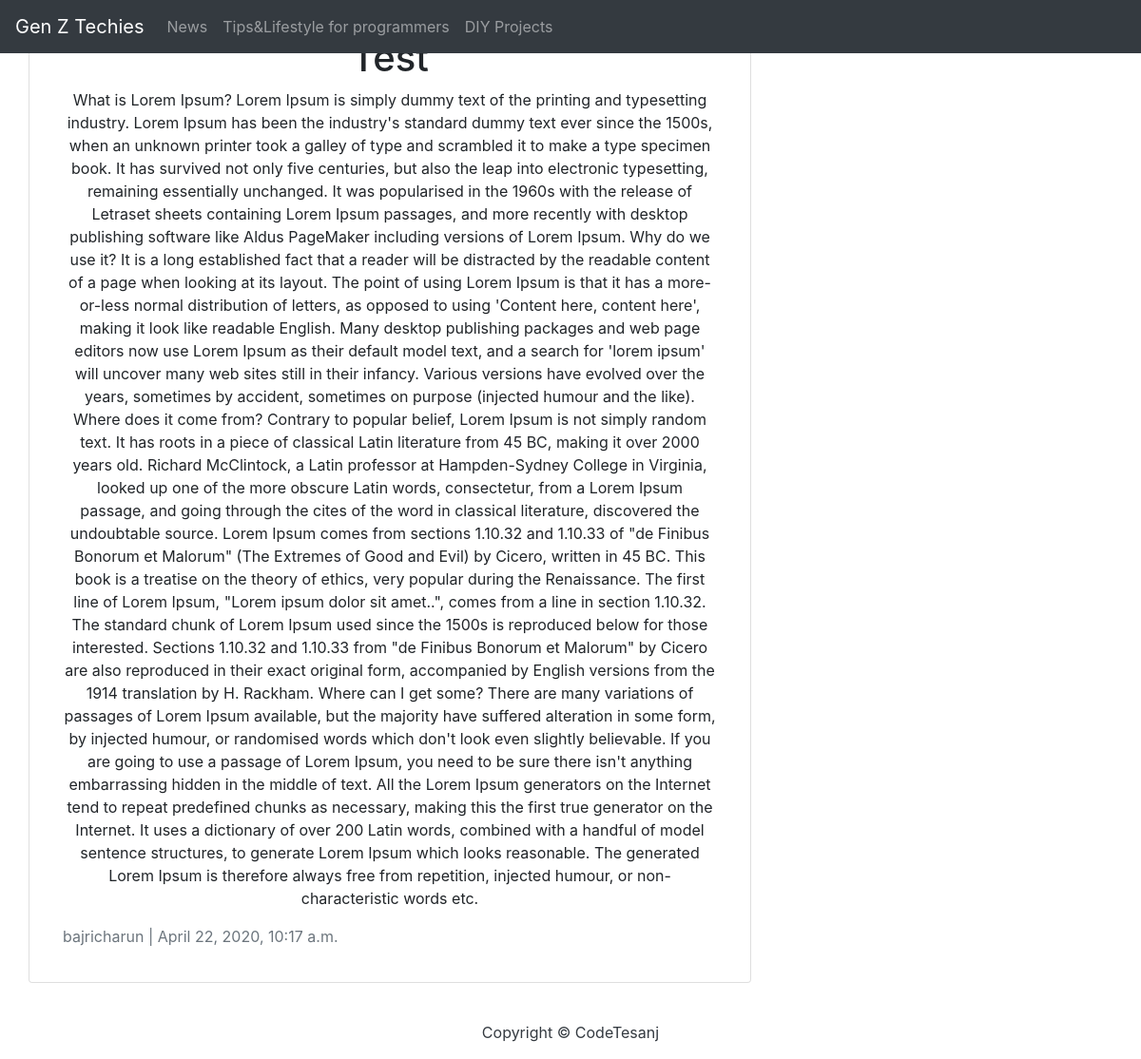
Page /test/ on the committed database.
### blog/models.py (models this page shows, shortened)
class Post(models.Model):
    title = models.CharField(max_length=200, unique=True)
    slug = models.SlugField(max_length=200, unique=True)
    author = models.ForeignKey(
        User, on_delete=models.CASCADE, related_name='blog_posts')
    updated_on = models.DateTimeField(auto_now=True)
    content = models.TextField()
    caption = models.TextField()
    created_on = models.DateTimeField(auto_now_add=True)
    status = models.IntegerField(choices=STATUS, default=0)
    section = models.IntegerField(choices=SECTION, default=0)
    image = models.ImageField(default='default.png')
    class Meta:
        ordering = ['-created_on']

### blog/views.py (the view)
# urls.py: path('<slug:slug>/', views.PostDetail.as_view(), name='post_detail'),
class PostDetail(generic.DetailView):
    model = Post
    template_name = 'post_detail.html'

### templates/post_detail.html
{% extends 'base.html' %} {% block content %}
<div class="container">
  <div class="row">
    <div class="col-md-8 card mb-4  mt-3 left  top">
      <div class="card-body">
        <h1 style="text-align:center">{% block title %} {{ object.title }} {% endblock title %}</h1>
        <p class="card-text " style="text-align:center">{{ object.content | safe }}</p>
                <p class=" text-muted">{{ post.author }} | {{ post.created_on }}</p>
      </div>
    </div>
  </div>
</div>
{% endblock content %}

### rows in the picture
Post: title "Test", content "What is Lorem Ipsum? Lorem Ipsum is simply dummy text of the printing and typesetting industry. Lorem Ipsum has been the industry's standard dummy text ever since the 1500s, when an unknown printer took a galley of type and scrambled it to make a type specimen book. It has survived not only five centuries, but also the leap into electronic typesetting, remaining essentially unchanged. It was popularised in the 1960s with the release of Letraset sheets containing Lorem Ipsum passages, and more recently with desktop publishing software like Aldus PageMaker including versions of Lorem Ipsum. Why do we use it? It is a long established fact that a reader will be distracted by the readable…", author "bajricharun", created_on "April 22, 2020, 10:17 a.m."
